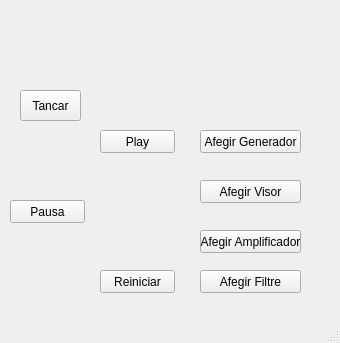
<?xml version="1.0" encoding="UTF-8"?>
<ui version="4.0">
 <class>MainWindow</class>
 <widget class="QMainWindow" name="MainWindow">
  <property name="geometry">
   <rect>
    <x>0</x>
    <y>0</y>
    <width>340</width>
    <height>343</height>
   </rect>
  </property>
  <property name="windowTitle">
   <string>MainWindow</string>
  </property>
  <widget class="QWidget" name="centralwidget">
   <widget class="QPushButton" name="play">
    <property name="geometry">
     <rect>
      <x>100</x>
      <y>130</y>
      <width>75</width>
      <height>23</height>
     </rect>
    </property>
    <property name="text">
     <string>Play</string>
    </property>
   </widget>
   <widget class="QPushButton" name="pausa">
    <property name="geometry">
     <rect>
      <x>10</x>
      <y>200</y>
      <width>75</width>
      <height>23</height>
     </rect>
    </property>
    <property name="text">
     <string>Pausa</string>
    </property>
   </widget>
   <widget class="QPushButton" name="reiniciar">
    <property name="geometry">
     <rect>
      <x>100</x>
      <y>270</y>
      <width>75</width>
      <height>23</height>
     </rect>
    </property>
    <property name="text">
     <string>Reiniciar</string>
    </property>
   </widget>
   <widget class="QPushButton" name="afegirGenerador">
    <property name="geometry">
     <rect>
      <x>200</x>
      <y>130</y>
      <width>101</width>
      <height>23</height>
     </rect>
    </property>
    <property name="text">
     <string>Afegir Generador</string>
    </property>
   </widget>
   <widget class="QPushButton" name="afegirVisor">
    <property name="geometry">
     <rect>
      <x>200</x>
      <y>180</y>
      <width>101</width>
      <height>23</height>
     </rect>
    </property>
    <property name="text">
     <string>Afegir Visor</string>
    </property>
   </widget>
   <widget class="QPushButton" name="afegirAmplificador">
    <property name="geometry">
     <rect>
      <x>200</x>
      <y>230</y>
      <width>101</width>
      <height>23</height>
     </rect>
    </property>
    <property name="text">
     <string>Afegir Amplificador</string>
    </property>
   </widget>
   <widget class="QPushButton" name="afegirFiltre">
    <property name="geometry">
     <rect>
      <x>200</x>
      <y>270</y>
      <width>101</width>
      <height>23</height>
     </rect>
    </property>
    <property name="text">
     <string>Afegir Filtre</string>
    </property>
   </widget>
   <widget class="QPushButton" name="tancar">
    <property name="geometry">
     <rect>
      <x>20</x>
      <y>90</y>
      <width>61</width>
      <height>31</height>
     </rect>
    </property>
    <property name="text">
     <string>Tancar</string>
    </property>
   </widget>
  </widget>
  <widget class="QMenuBar" name="menubar">
   <property name="geometry">
    <rect>
     <x>0</x>
     <y>0</y>
     <width>340</width>
     <height>21</height>
    </rect>
   </property>
  </widget>
  <widget class="QStatusBar" name="statusbar"/>
 </widget>
 <resources/>
 <connections/>
</ui>
